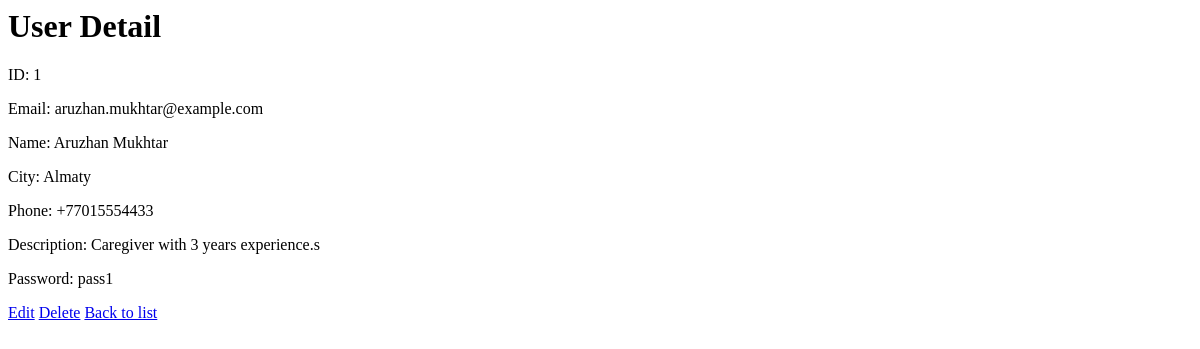
Before: /users/1/ with the older database file.
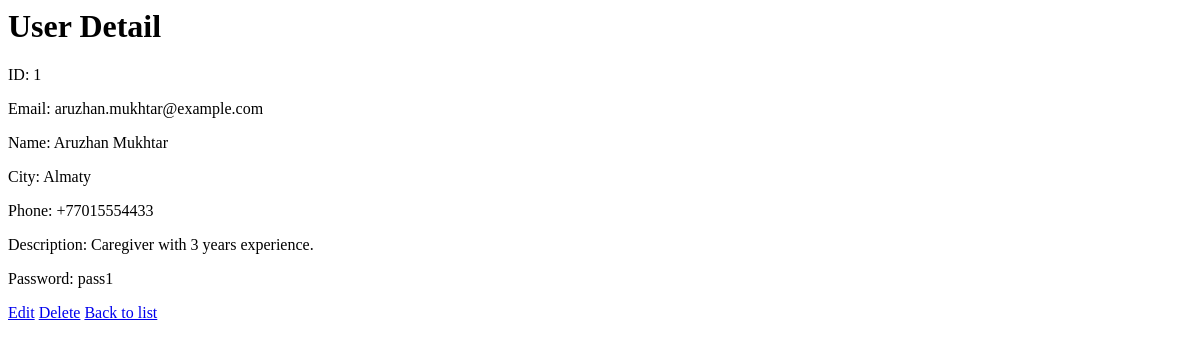
After: the same page with the newer database file.
### app/models.py (models this page shows)
class User(models.Model):
    user_id = models.BigAutoField(primary_key=True)
    email = models.CharField(unique=True, max_length=255)
    given_name = models.CharField(max_length=100)
    surname = models.CharField(max_length=100)
    city = models.CharField(max_length=100, blank=True, null=True)
    phone_number = models.CharField(max_length=30, blank=True, null=True)
    profile_description = models.TextField(blank=True, null=True)
    password = models.CharField(max_length=255)
    class Meta:
        db_table = 'USER'

### app/views.py (the view)
# urls.py: path('users/<int:pk>/', views.UserDetailView.as_view(), name='user_detail'),
class UserDetailView(DetailView):
    model = User
    template_name = 'app/user_detail.html'

### app/templates/app/user_detail.html
<h1>User Detail</h1>
<p>ID: {{ object.user_id }}</p>
<p>Email: {{ object.email }}</p>
<p>Name: {{ object.given_name }} {{ object.surname }}</p>
<p>City: {{ object.city }}</p>
<p>Phone: {{ object.phone_number }}</p>
<p>Description: {{ object.profile_description }}</p>
<p>Password: {{ object.password }}</p>
<a href="{% url 'user_edit' object.pk %}">Edit</a>
<a href="{% url 'user_delete' object.pk %}">Delete</a>
<a href="{% url 'user_list' %}">Back to list</a>

Changed rows visible on the page:
changed User "aruzhan.mukhtar@example.com": profile_description "Caregiver with 3 years experience.s" → "Caregiver with 3 years experience."
